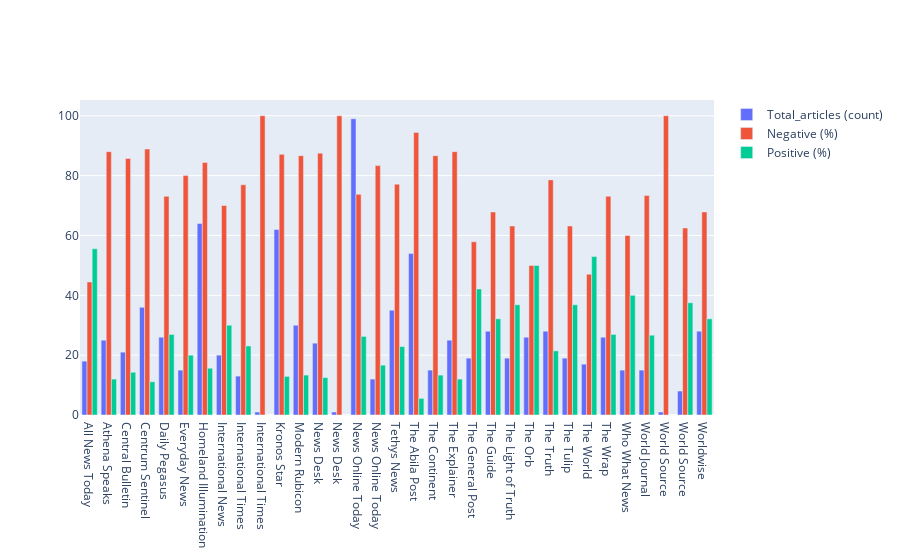

This figure's notebook cell:
### Code cell
fig = go.Figure(
    data=[
        go.Bar(name='Total_articles (count)', x=df_publisher.index, y=df_publisher["Total_articles"]),
        go.Bar(name='Negative (%)',       x=df_publisher.index, y=df_publisher["%_Negative"]      ),
        go.Bar(name='Positive (%)',       x=df_publisher.index, y=df_publisher["%_Positive"]      )]
)
 
# Change the bar mode
fig.update_layout(barmode='group')
fig.show()

### Figure 1 — Plotly figure (JSON) as saved in the notebook; plotly's stock layout.template omitted (floating-point values rounded to 4 significant figures)
{"data": [{"name": "Total_articles (count)", "type": "bar", "x": ["All News Today", "Athena Speaks", "Central Bulletin", "Centrum Sentinel", "Daily Pegasus", "Everyday News", "Homeland Illumination", "International News", "International Times", "International Times ", "Kronos Star", "Modern Rubicon", "News Desk", "News Desk ", "News Online Today", "News Online Today ", "Tethys News", "The Abila Post", "The Continent", "The Explainer", "The General Post", "The Guide", "The Light of Truth", "The Orb", "The Truth", "The Tulip", "The World", "The Wrap", "Who What News", "World Journal", "World Source", "World Source ", "Worldwise"], "y": [18, 25, 21, 36, 26, 15, 64, 20, 13, 1, 62, 30, 24, 1, 99, 12, 35, 54, 15, 25, 19, 28, 19, 26, 28, 19, 17, 26, 15, 15, 1, 8, 28]}, {"name": "Negative (%)", "type": "bar", "x": ["All News Today", "Athena Speaks", "Central Bulletin", "Centrum Sentinel", "Daily Pegasus", "Everyday News", "Homeland Illumination", "International News", "International Times", "International Times ", "Kronos Star", "Modern Rubicon", "News Desk", "News Desk ", "News Online Today", "News Online Today ", "Tethys News", "The Abila Post", "The Continent", "The Explainer", "The General Post", "The Guide", "The Light of Truth", "The Orb", "The Truth", "The Tulip", "The World", "The Wrap", "Who What News", "World Journal", "World Source", "World Source ", "Worldwise"], "y": [44.44, 88, 85.71, 88.89, 73.08, 80, 84.38, 70, 76.92, 100, 87.1, 86.67, 87.5, 100, 73.74, 83.33, 77.14, 94.44, 86.67, 88, 57.89, 67.86, 63.16, 50, 78.57, 63.16, 47.06, 73.08, 60, 73.33, 100, 62.5, 67.86]}, {"name": "Positive (%)", "type": "bar", "x": ["All News Today", "Athena Speaks", "Central Bulletin", "Centrum Sentinel", "Daily Pegasus", "Everyday News", "Homeland Illumination", "International News", "International Times", "International Times ", "Kronos Star", "Modern Rubicon", "News Desk", "News Desk ", "News Online Today", "News Online Today ", "Tethys News", "The Abila Post", "The Continent", "The Explainer", "The General Post", "The Guide", "The Light of Truth", "The Orb", "The Truth", "The Tulip", "The World", "The Wrap", "Who What News", "World Journal", "World Source", "World Source ", "Worldwise"], "y": [55.56, 12, 14.29, 11.11, 26.92, 20, 15.62, 30, 23.08, 0, 12.9, 13.33, 12.5, 0, 26.26, 16.67, 22.86, 5.556, 13.33, 12, 42.11, 32.14, 36.84, 50, 21.43, 36.84, 52.94, 26.92, 40, 26.67, 0, 37.5, 32.14]}], "layout": {"barmode": "group"}}
